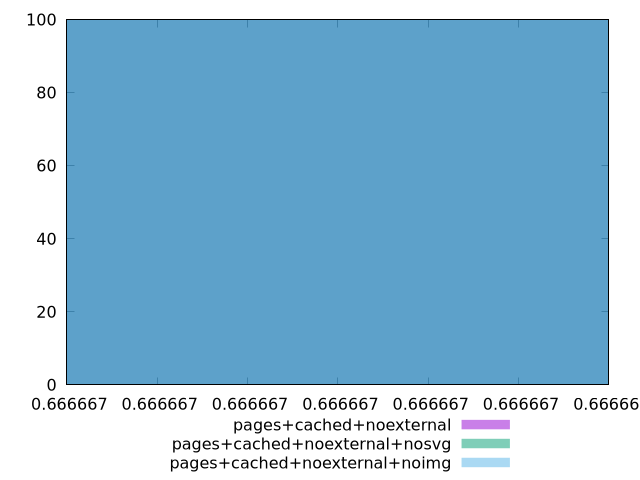

The gnuplot source for this figure:
$_pagesCachedNoexternal <<EOF
0.6666666666666667 100
EOF
$_pagesCachedNoexternalNosvg <<EOF
0.6666666666666667 100
EOF
$_pagesCachedNoexternalNoimg <<EOF
0.6666666666666667 100
EOF
set key outside below
set terminal pngcairo
set output "report_00005_2020-11-02T22-26-11.212Z/uses-text-compression/uses-text-compression_pages+cached+noexternal_pages+cached+noexternal+nosvg_pages+cached+noexternal+noimg+hist.png"
set boxwidth 6.052287179021177e-16
set style fill transparent solid 0.5 noborder
set yrange [0:100]
plot $_pagesCachedNoexternal title "pages+cached+noexternal" with boxes ,$_pagesCachedNoexternalNosvg title "pages+cached+noexternal+nosvg" with boxes ,$_pagesCachedNoexternalNoimg title "pages+cached+noexternal+noimg" with boxes ,
